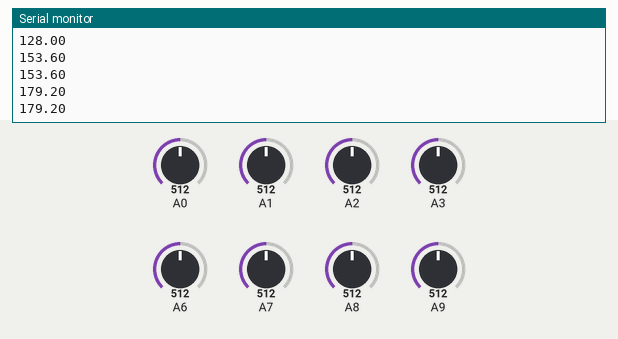
Simulated run of this sketch. Board: Arduino Leonardo, built with avr-gcc and run on an emulated ATmega32U4. Shown: the last lines printed to the serial monitor. The test bench sets the inputs (shaded band); at power-on: A6 = 512, A9 = 512, A0 = 512, A1 = 512, A2 = 512, A3 = 512, A7 = 512, A8 = 512.

Above: at 1.2 s.
1.3 s: A6 set to 190
At 2.3 s:
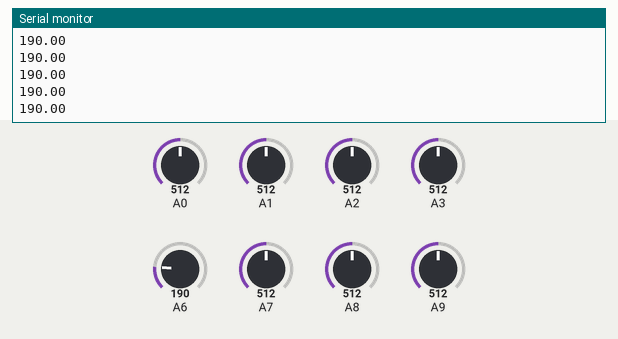
2.8 s: A9 set to 30
At 3.3 s:
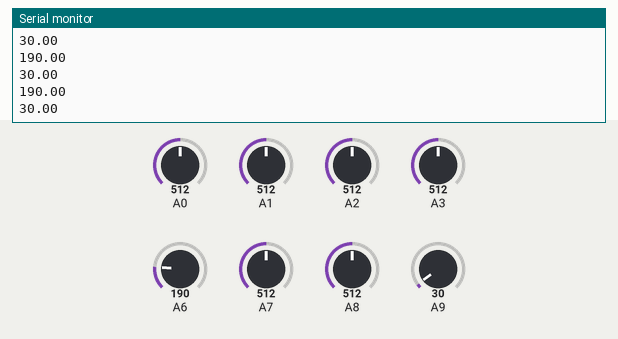
4.3 s: A6 set to 210
At 5.2 s:
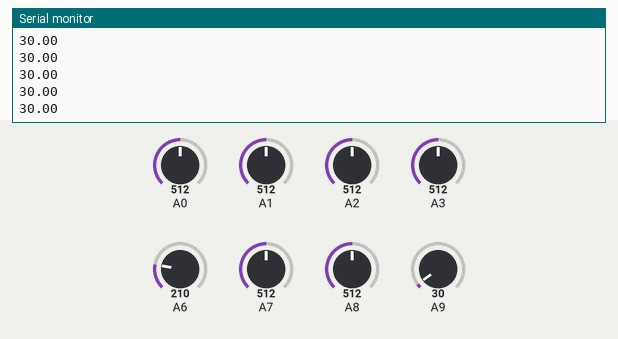
5.8 s: A9 set to 10
At 6.5 s:
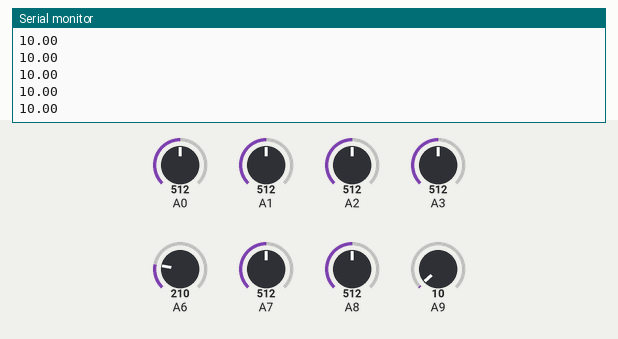
Timing chart, 0 to 8.3 s (numbered marks = the images above; inputs shaded):
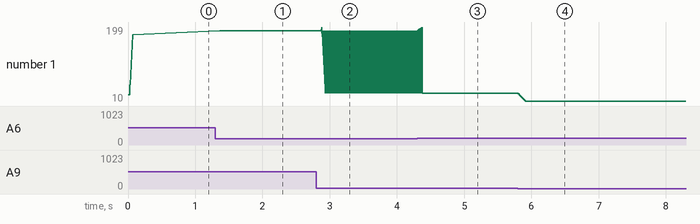

The sketch:

touchkey.ino
```cpp
#include <MovingAverageFilter.h>
#include <Keyboard.h>

MovingAverageFilter movingAverageFilter(20);
MovingAverageFilter movingAverageFilter1(20);
MovingAverageFilter movingAverageFilter2(20);
MovingAverageFilter movingAverageFilter3(20);
MovingAverageFilter movingAverageFilter6(20);
MovingAverageFilter movingAverageFilter7(20);
MovingAverageFilter movingAverageFilter8(20);
MovingAverageFilter movingAverageFilter9(20);

// there are 9 analog pins
boolean check = false;
boolean check1 = false;
boolean check2 = false;
boolean check3 = false;
boolean check6 = false;
boolean check7 = false;
boolean check8 = false;
boolean check9 = false;

void setup() {

Serial.begin(115200);

}

void loop() {

// declare input and output variables

float input  =  analogRead(0);
float input1 =  analogRead(1);
float input2 =  analogRead(2);
float input3 =  analogRead(3);
float input6 =  analogRead(6);
float input7 =  analogRead(7);
float input8 =  analogRead(8);
float input9 =  analogRead(9);


float output = 0;
float output1 = 0;
float output2 = 0;
float output3 = 0;
float output6 = 0;
float output7 = 0;
float output8 = 0;
float output9 = 0;


output = movingAverageFilter.process(input);
output1 = movingAverageFilter1.process(input1);
output2 = movingAverageFilter2.process(input2);
output3 = movingAverageFilter3.process(input3);
output6 = movingAverageFilter6.process(input6);
output7 = movingAverageFilter7.process(input7);
output8 = movingAverageFilter8.process(input8);
output9 = movingAverageFilter9.process(input9);


////  key "a"//////////begin

if (output < 200 ) {   // you can change this parameter to fine tune the sensitivity
if (!check){
Keyboard.print("a");     // key assignment
Serial.println(output);  // output assignment
check = !check;
  }
  }


if (output >600) {     // be sure to change output and check to proper
  if (check){
  check = !check;
  }
  }
// End of Key

 ////  key "s"///////////////////////////////////////////////////

if (output1 < 200 ) {   // you can change this parameter to fine tune the sensitivity
if (!check1){
Keyboard.print("s");
Serial.println(output1);
check1 = !check1;
  }
  }


if (output1 >600) {
  if (check1){
  check1 = !check1;
  }
  }

  ////  key "d"///////////////////////////////////////////////////

if (output2 < 200 ) {   // you can change this parameter to fine tune the sensitivity
if (!check2){
Keyboard.print("d");
Serial.println(output2);
check2 = !check2;
  }
  }


if (output2 >600) {
  if (check2){
  check2 = !check2;
  }
  }

   ////  key "f"///////////////////////////////////////////////////

if (output3 < 200 ) {   // you can change this parameter to fine tune the sensitivity
if (!check3){
Keyboard.print("f");
Serial.println(output3);
check3 = !check3;
  }
  }


if (output3 >600) {
  if (check3){
  check3 = !check3;
  }
  }

 ////  key "w"//////////begin

if (output6 < 200 ) {   // you can change this parameter to fine tune the sensitivity
if (!check6){
Keyboard.print("w");     // key assignment
Serial.println(output6);  // output assignment
check = !check6;
  }
  }


if (output6 >600) {     // be sure to change output and check to proper
  if (check6){
  check6 = !check6;
  }
  }
// End of Key

////  key "g"//////////begin

if (output7 < 200 ) {   // you can change this parameter to fine tune the sensitivity
if (!check7){
Keyboard.print("g");     // key assignment
Serial.println(output7);  // output assignment
check7 = !check7;
  }
  }


if (output7 >600) {     // be sure to change output and check to proper
  if (check7){
  check7 = !check7;
  }
  }
// End of Key

////  key "h"//////////begin

if (output8 < 200 ) {   // you can change this parameter to fine tune the sensitivity
if (!check8){
Keyboard.print("h");     // key assignment
Serial.println(output8);  // output assignment
check8 = !check8;
  }
  }


if (output8 >600) {     // be sure to change output and check to proper
  if (check8){
  check8 = !check8;
  }
  }
// End of Key
////  key "j"//////////begin

if (output9 < 200 ) {   // you can change this parameter to fine tune the sensitivity
if (!check9){
Keyboard.print("j");     // key assignment
Serial.println(output9);  // output assignment
check = !check9;
  }
  }


if (output >600) {     // be sure to change output and check to proper
  if (check9){
  check9 = !check9;
  }
  }
// End of Key

}
```

MovingAverageFilter.cpp
```cpp
/*
Original code located at:
https://github.com/sebnil/Moving-Avarage-Filter--Arduino-Library-

Place this file into your arduino ./libraries/MovingAveragFilter/
*/
#include "MovingAverageFilter.h"

MovingAverageFilter::MovingAverageFilter(unsigned int newDataPointsCount) {
  k = 0; //initialize so that we start to write at index 0
  if (newDataPointsCount < MAX_DATA_POINTS)
	dataPointsCount = newDataPointsCount;
  else
	dataPointsCount = MAX_DATA_POINTS;

  for (i=0; i<dataPointsCount; i++) {
    values[i] = 0; // fill the array with 0's
  }
}

float MovingAverageFilter::process(float in) {
  out = 0;

  values[k] = in;
  k = (k+1) % dataPointsCount;

  for (i=0; i<dataPointsCount; i++) {
    out += values[i];
  }

  return out/dataPointsCount;
}
```

MovingAverageFilter.h
```cpp
/*
Original code located at:
https://github.com/sebnil/Moving-Avarage-Filter--Arduino-Library-

Place this file into your arduino ./libraries/MovingAverageFilter/
*/
#ifndef MovingAverageFilter_h
#define MovingAverageFilter_h

#define MAX_DATA_POINTS 20

class MovingAverageFilter {
public:
  //construct without coefs
  MovingAverageFilter(unsigned int newDataPointsCount);

  float process(float in);

private:
  float values[MAX_DATA_POINTS];
  int k; // k stores the index of the current array read to create a circular memory through the array
  int dataPointsCount;
  float out;
  int i; // just a loop counter
};
#endif
```

Measured:
- after the input at 1.3 s, the serial monitor: prints a new line after 0.07 s (image 1)
- after the input at 2.8 s, the serial monitor: prints a new line after 0.08 s (image 2)
- after the input at 4.3 s, the serial monitor: prints a new line at once (image 3)
- after the input at 5.8 s, the serial monitor: prints a new line at once (image 4)
- plotted number 1: 179.2 → 190 after the input at 1.3 s, 190 → 30 after the input at 2.8 s, 30 → 10 after the input at 5.8 s
